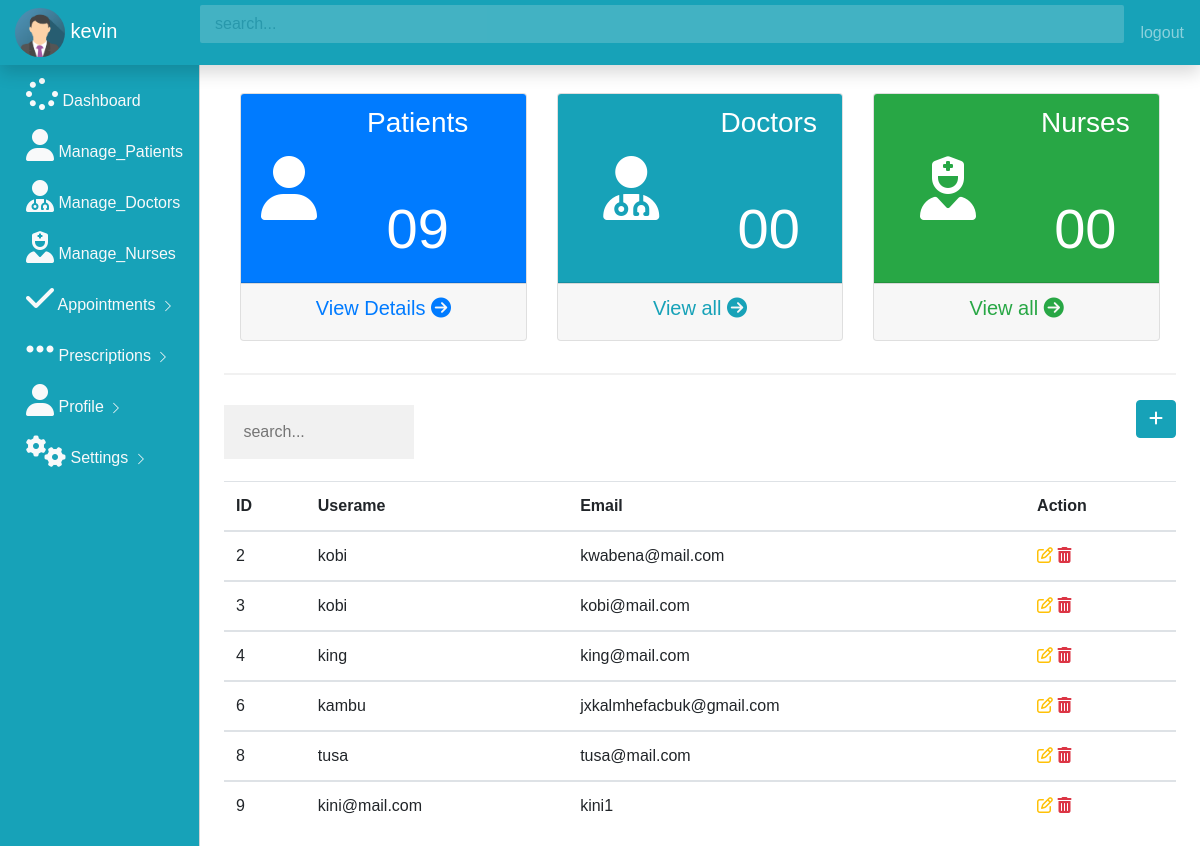
Before: /patients (signed in) with the older database file.
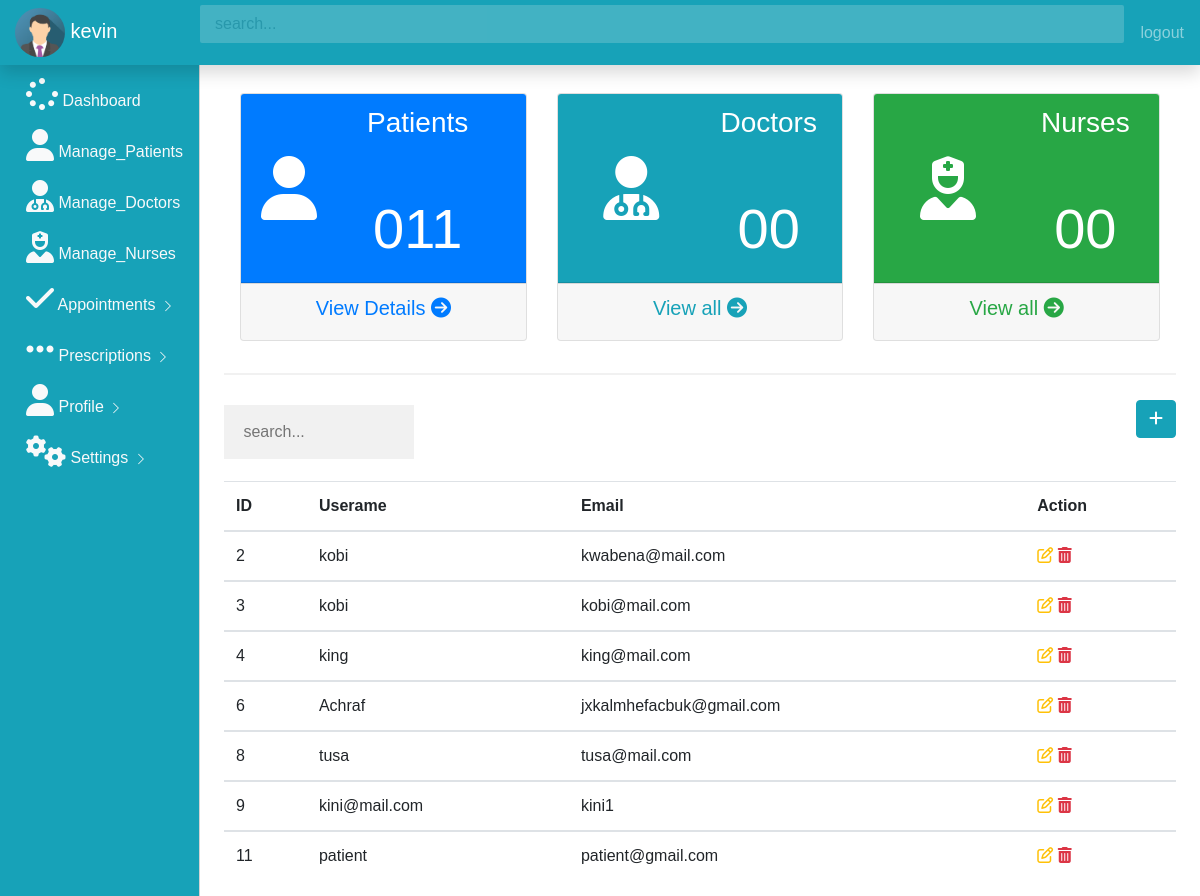
After: the same page with the newer database file.
### app.py (models this page shows, shortened)
class User(UserMixin, db.Model):
    id = db.Column(db.Integer, primary_key=True)
    username = db.Column(db.String(100))
    email = db.Column(db.String(100), unique=True)
    password = db.Column(db.String(100))
    doctor = db.Column(db.Boolean)
    admin = db.Column(db.Boolean)
    work = db.Column(db.String(100))
    country = db.Column(db.String(100))
    image = db.Column(db.String(100))
    @property
    def unhashed_password(self):
        raise AttributeError('cannot view unhased password')
    appointment_by = db.relationship('Appointments',
                                     foreign_keys='Appointments.asked_by_id',
                                     backref='asker',
                                     lazy=True
                                     )
    Receive_by = db.relationship('Notiication',
                                 foreign_keys='Notiication.receive_by_id',
                                 backref='reciever',
                                 lazy=True
                                 )
    Sender_by = db.relationship('Notiication',
                                foreign_keys='Notiication.doctor_id',
                                backref='sender',
                                lazy=True
                                )
    answers_requested = db.relationship('Appointments',
                                        foreign_keys='Appointments.doctor_id',
                                        backref='expert',
                                        lazy=True
                                        )

### app.py (the view)
@app.route('/patients')  # 200
@login_required
def patients():
    rows = db.session.query(User.doctor == 0, User.admin == 0).count()
    user_patients = User.query.filter_by(admin=False, doctor=False).all()
    owner = User.query.filter_by(
        email=current_user.email, password=current_user.password, admin=True).first()
    if not owner:
        flash("The logins provided is not an admin!")
        return redirect(url_for('home'))
    else:
        return render_template('patient.html', patients=user_patients, rows=rows)

### app.py (called while the page is built)
@login_manager.user_loader
def load_user(user_id):
    return User.query.get(int(user_id))

### templates/patient.html (shortened to what this page needs)
{% include 'admin_dash.html' %}
{% block body %}
<main role="main" class="col-md-9 ml-sm-auto col-lg-10 px-4">
    <hr>
                <button class="btn btn-info float-right" data-toggle="modal" data-target="#modalPatient"><i class="fa fa-plus"></i></button>
                 <table class=" table table-hover">
                    <input type="text" id="mySearch" placeholder=" search..." style="width: 20%;">
                <thead>
                    <tr>
                    <th>ID</th>
                    <th>Userame</th>
                    <th>Email</th>
                    <th>Action</th>
                </tr>
            </thead>
                {% for row in patients %}
                <tbody id="myTable" >
                    <tr>
                    <td> {{row.id}}</td>
                    <td> {{row.username}}</td>
                    <td> {{row.email}}</td>
                    <td>
                        <a  class="text-warning" data-toggle="modal" href="/update/{{row.id}}" data-target="#modaledit{{row.id}}">
                            <i class ="	fa fa-edit fa-3"></i>
                        </a>
                        <a href="/delete_user/{{row.id}}" class="text-danger">
                            <i class ="	fa fa-trash fa-3"></i>
                        </a>
                    </td>
                </tr>
                </tbody>
                {% endfor %}
                 </table>
</main>
{% endblock %}

### templates/admin_dash.html (shortened to what the changed rows need)
<!doctype html>
<html lang="en">
  <head>
    <link rel="stylesheet" href="https://stackpath.bootstrapcdn.com/bootstrap/4.5.2/css/bootstrap.min.css">
    <link rel="stylesheet" href="./static/css/dashboard.css">
    <link rel="stylesheet" href="https://cdn.datatables.net/1.10.22/css/jquery.dataTables.min.css">
  </head>
  <body> {%block body%}
      <div class="container-fluid">
        <div class="row">
            <main role="main" class="col-md-9 ml-sm-auto col-lg-10 px-4">
                <div class="container">
                 <div class="row ">
                   <div class="col-md-4">
                     <div class="card text-center">
                       <div class = "card-header bg-primary text-white">
                        <div class="row align-items-center">
                          <div class="col">
                            <h3 >Patients</h3>
                          <br><br>
                            <h6 class ="display-4">0{{rows}}</h6>
                          </div>
                        </div>
                       </div>
                     </div>
                   </div>
                 </div>
                    </div>
            </main>
        </div>
      </div>
    {% endblock %}
  </body>
</html>

Changed rows visible on the page:
changed User "jxkalmhefacbuk@gmail.com": username "kambu" → "Achraf"
added User: id "11", username "patient", email "patient@gmail.com"
Other visible differences:
{{ rows }}: "9" → "11"
